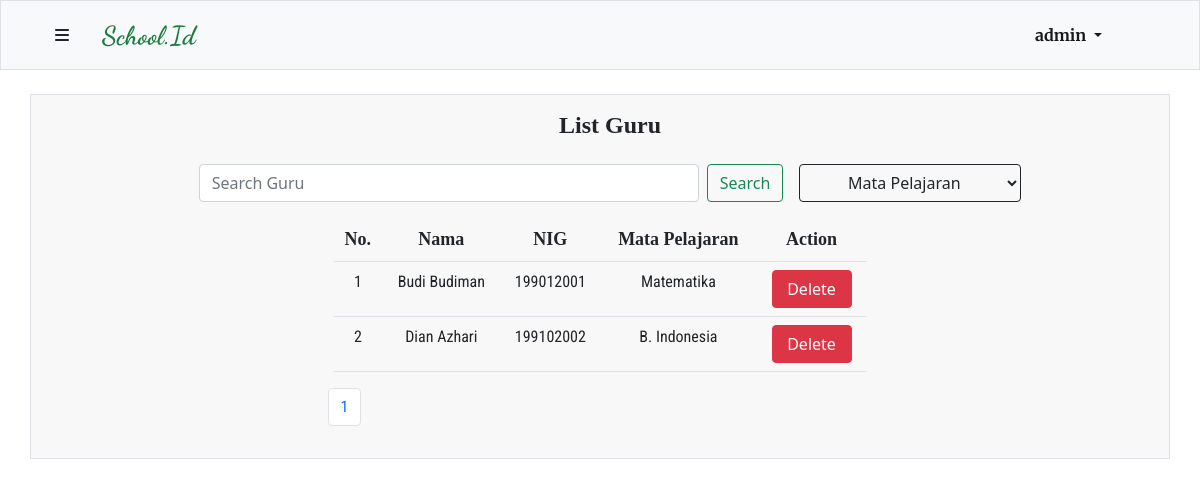
The app's page /php/guru.php (signed in), older data.
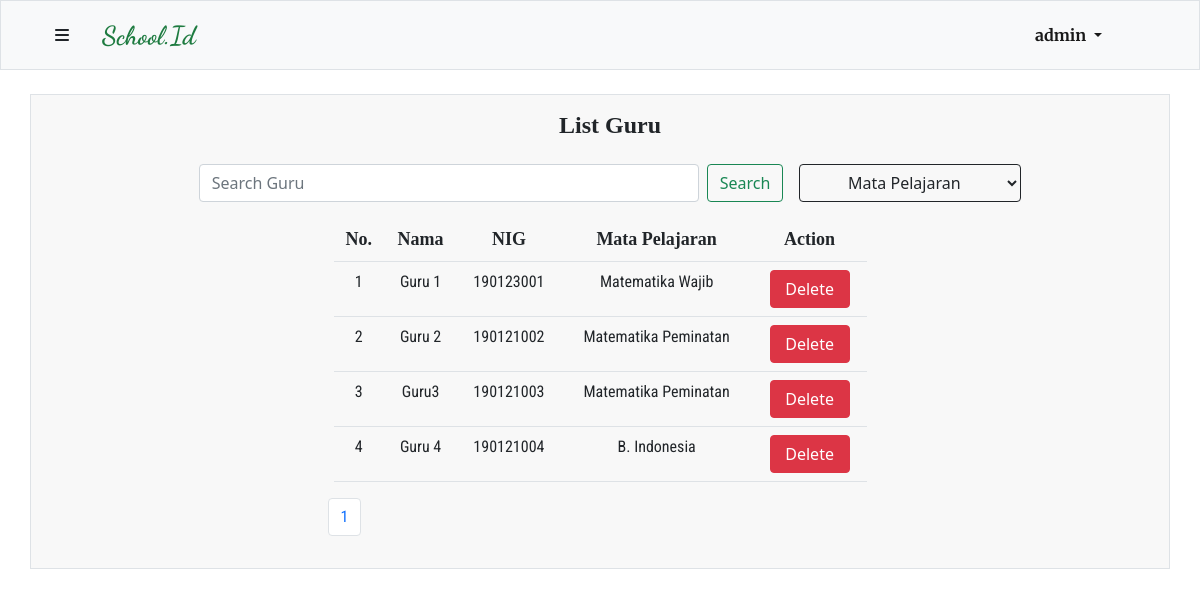
The same page, newer data.
### tables this page shows
CREATE TABLE `guru` (
  `id` int(10) UNSIGNED NOT NULL,
  `nama_guru` varchar(200) NOT NULL,
  `NIG` char(9) NOT NULL,
  `mapel_id` int(10) UNSIGNED NOT NULL,
  `user_id` int(10) UNSIGNED NOT NULL
);

CREATE TABLE `mapel` (
  `id` int(10) UNSIGNED NOT NULL,
  `nama_mapel` varchar(200) NOT NULL,
  `Created_at` timestamp NOT NULL DEFAULT current_timestamp()
);

### php/function.php (called while the page is built, shortened)
<?php
$connection = mysqli_connect("localhost","root","","tubes");
function show($query) {
    global $connection;
    $box = [];
    $result = mysqli_query($connection, $query);
    while($row = mysqli_fetch_assoc($result)) {
        $box[] = $row;
    }
    return $box;
}
?>

### php/guru.php (the view, shortened to what this page needs)
<?php
require 'function.php';
$totalData = count(show("SELECT guru.id as id, guru.nama_guru as nama, guru.NIG as nig, mapel.nama_mapel as mapel FROM guru JOIN mapel ON guru.mapel_id = mapel.id ")) ;
$dataPerhalaman = 5;
$jumlahHalaman = ceil($totalData/$dataPerhalaman);
if (isset($_GET["page"])) {
    $halamanAktif = $_GET["page"];
} else {
    $halamanAktif = 1;
}
$dataAwal = ($halamanAktif * $dataPerhalaman) - $dataPerhalaman;
$guru = show("SELECT guru.id as id, guru.nama_guru as nama, guru.NIG as nig, mapel.nama_mapel as mapel FROM guru JOIN mapel ON guru.mapel_id = mapel.id LIMIT $dataAwal, $dataPerhalaman ");
$i = $dataAwal + 1;
?>
<!DOCTYPE html>
<html lang="en">
<head>
    <link href="https://cdn.jsdelivr.net/npm/bootstrap@5.1.3/dist/css/bootstrap.min.css" rel="stylesheet">
    <link rel="stylesheet" href="style/navbar.css">
    <link rel="stylesheet" href="style/template.css">
</head>
<body>
    <?php include 'navbar.php' ?>
<div class="container my-4 px-4 py-3 table-data border">
    <div class="table-title">
        <h4>List Guru</h4>
    </div>
    <form class="d-flex search my-3 mx-auto" method="POST">
            <input class="form-control me-2" type="search" placeholder="Search Guru" aria-label="Search" name="keyword" autocomplete="off">
            <button class="btn btn-outline-success" type="submit" name="find">Search</button>
        <select class="btn ms-3 btn-outline-dark" name="filter" id="">
            <option value="">Mata Pelajaran</option>
        </select>
    </form>
    <div class="container-fluid mt-3">
        <table class="mx-auto table">
        <tr class="thead">
            <td class="table-header">No. </td>
            <td class="table-header">Nama</td>
            <td class="table-header">NIG</td>
            <td class="table-header">Mata Pelajaran</td>
            <?php if(isset($_SESSION["admin"])) : ?>
                    <td class="table-header">Action</td>
                <?php endif ; ?>
        </tr>
        <?php foreach($guru as $gru) : ?>
        <tr class="tbody">
            <td class="table-body"><?=$i?></td>
            <td class="table-body"><?=$gru["nama"] ?></td>
            <td class="table-body"><?=$gru["nig"]?></td>
            <td class="table-body"><?=$gru["mapel"]?></td>
            <?php if(isset($_SESSION["admin"])) : ?>
                <td>
                  <button type="button" class="btn btn-danger" data-bs-toggle="modal" data-bs-target="#delete<?=$gru["id"]?>">
                    Delete
                  </button>
                </td>
            <?php endif; ?>
        </tr>
    <?php $i++ ?>
    <?php endforeach ; ?>
        </table>
    </div>
     <?php include 'pagination.php' ?>
</div>
</body>
</html>

### php/pagination.php (shortened to what this page needs)
<div class="my-3">
    <nav aria-label="Page navigation example" class="mx-auto new-pagination">
    <ul class="pagination">
        <?php for($j=1; $j <= $jumlahHalaman; $j++) : ?>
        <?php if($j == $halamanAktif) : ?>
                  <li class="page-item"><a class="page-link" href="?page=<?=$j?>"><?=$j?></a></li>
        <?php else : ?>
                  <li class="page-item"><a class="page-link text-dark" href="?page=<?=$j?>"><?=$j?></a></li>
        <?php endif ; ?>
        <?php endfor ; ?>
    </ul>
    </nav>
</div>

Row changes from the older to the newer data that the page shows:
removed guru: nama_guru "Budi Budiman", NIG "199012001", mapel.nama_mapel "Matematika"
removed guru: nama_guru "Dian Azhari", NIG "199102002", mapel.nama_mapel "B. Indonesia"
added guru: nama_guru "Guru 1", NIG "190123001", mapel.nama_mapel "Matematika Wajib"
added guru: nama_guru "Guru 2", NIG "190121002", mapel.nama_mapel "Matematika Peminatan"
added guru: nama_guru "Guru3", NIG "190121003", mapel.nama_mapel "Matematika Peminatan"
added guru: nama_guru "Guru 4", NIG "190121004", mapel.nama_mapel "B. Indonesia"
